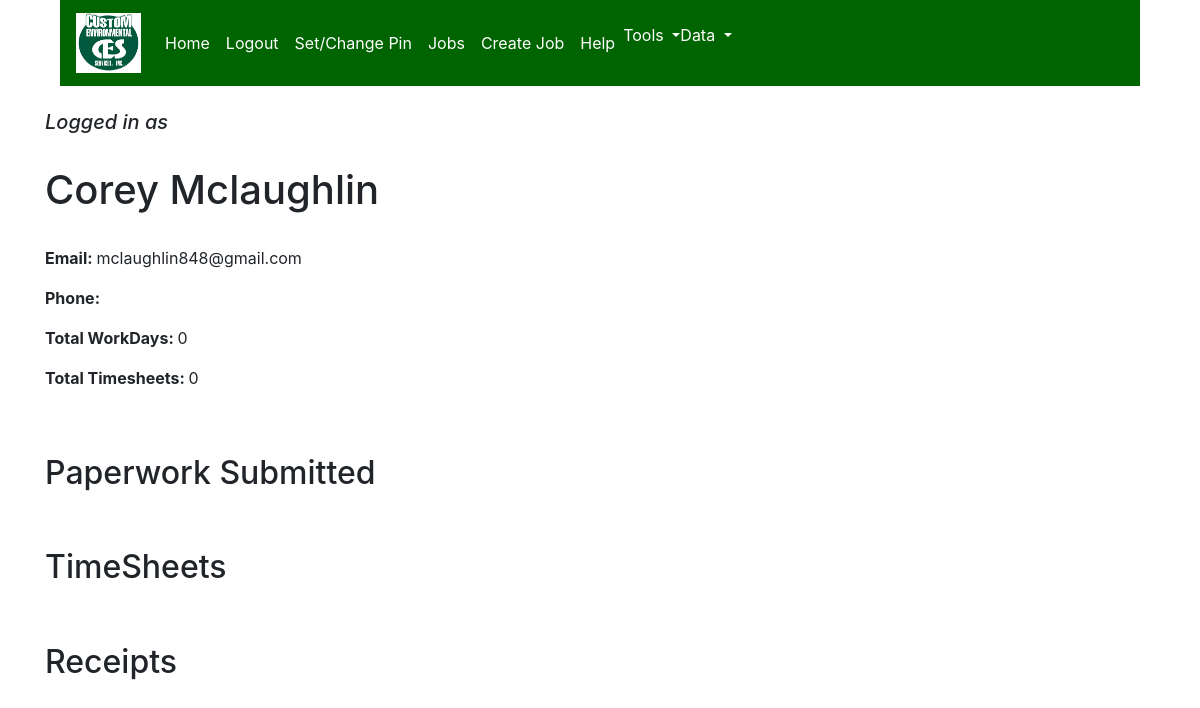
The app's page /time_sheet/single_employee_data/1, older data.
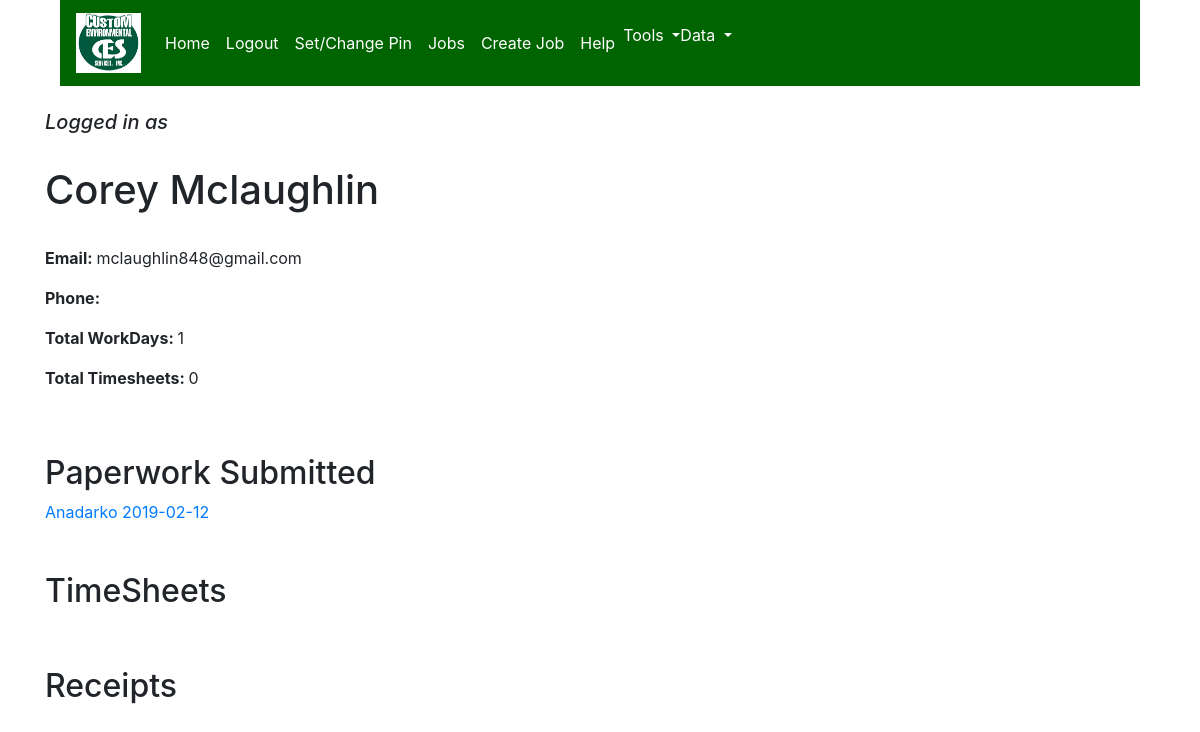
The same page, newer data.
### time_sheet/models.py (models this page shows, shortened)
class WorkDay(models.Model):
    WORKDAY_STATUS_CHOICES = (
        ('Incomplete', 'Incomplete'),
        ('Pending', 'Pending'),
        ('Approved', 'Approved'),
        ('Complete', 'Complete'),
    )
    date = models.DateField()
    address = models.CharField(max_length=150, help_text="**Change if address mobile", blank=True, null=True)
    job = models.ForeignKey(Job, on_delete=models.SET_NULL, blank=True, null=True)
    created_by = models.ForeignKey(Employee, on_delete=models.SET_NULL, null=True, blank=True)
    completed = models.BooleanField(default=False)
    status = models.CharField(max_length=20, choices=WORKDAY_STATUS_CHOICES, default=WORKDAY_STATUS_CHOICES[0][0])
    def __str__(self):
        return '{} {}'.format(self.job.name, self.date)

class Job(models.Model):
    JOB_TYPE_CHOICES = (
        ('Single', 'Single'),
        ('Ongoing', 'Ongoing'),
        ('ER', 'ER'),
    )
    name = models.CharField(max_length=100)
    job_num = models.CharField(max_length=20, unique=True)
    address = models.CharField(max_length=150, blank=True, null=True, help_text='* Only if Job always has same address') # can set this here if it is always the same, else set on WorkDay
    created_by = models.ForeignKey(Employee, on_delete=models.SET_NULL, null=True, blank=True)
    type = models.CharField(max_length=20, choices=JOB_TYPE_CHOICES)
    created_date = models.DateField(auto_now_add=True, blank=True, null=True)
    notes = models.TextField(default='')

### time_sheet/views.py (the view)
# urls.py: path('single_employee_data/<int:employee_id>', SingleEmployeeData.as_view(), name='single_employee_data'),
class SingleEmployeeData(View):
    def get(self, request, employee_id):
        employee = Employee.objects.get(id=employee_id)
        context = {
            'employee': employee,
            'emp_workdays': WorkDay.objects.filter(created_by=employee),
            'emp_employee_works': EmployeeWork.objects.filter(employee=employee),
        }
        return render(request, 'single_employee_data.html', context)

### accounts/models.py (called while the page is built)
    def get_full_name(self):
        return self.first_name + ' ' + self.last_name

    def get_full_name(self):
        return self.user.get_full_name()

    def format_phone_num(self):
        if self.phone_number:
            nums = list(self.phone_number)
            nums.insert(6, '-')
            nums.insert(3, '-')
            yes = ''.join(nums)
            return yes
        else:
            return self.phone_number

### time_sheet/templates/single_employee_data.html (shortened to what this page needs)
{% extends 'base.html' %}
{% block content %}
<h1>{{ employee.get_full_name }}</h1>
<br>
<p><b>Email: </b>{{ employee.user.email }}</p>
<p><b>Phone: </b>{{ employee.format_phone_num }}</p>
<p><b>Total WorkDays: </b>{{ emp_workdays.count }}</p>
<p><b>Total Timesheets: </b>{{ emp_employee_works.count }}</p>
<br><br>
<h2>Paperwork Submitted</h2>
{% for workday in emp_workdays %}
    <a href="{% url 'single_workday_data' workday_id=workday.id %}">{{ workday }}</a> <br>
{% endfor %}
<br><br>
<h2>TimeSheets</h2>
<br><br>
<h2>Receipts</h2>
{% endblock content %}

Row changes from the older to the newer data that the page shows:
added WorkDay: job+date "Anadarko 2019-02-12"
Text that changed along with them:
{{ emp_workdays.count }}: "0" → "1"
